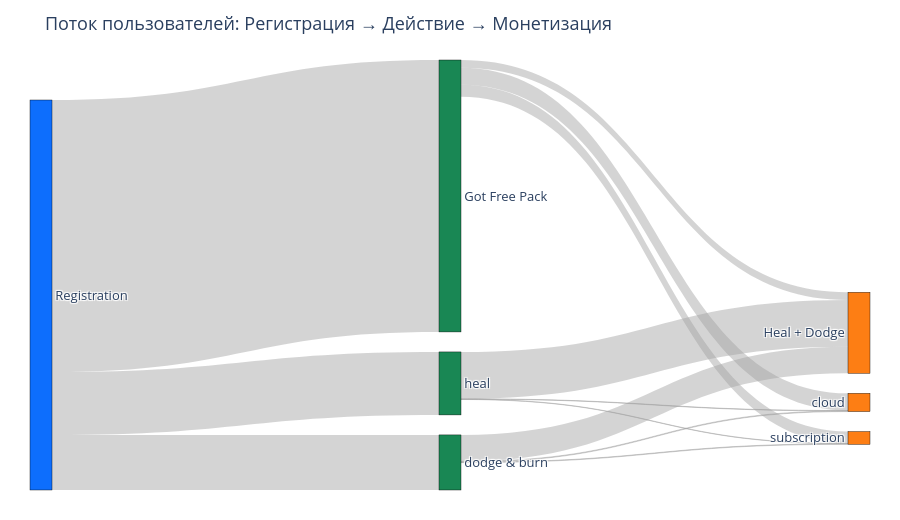

Notebook cell for this chart:
### Code cell
# Sankey
fig = go.Figure(data=[go.Sankey(
    arrangement="snap",  # стабилизирует колонки
    node=dict(
        pad=20,
        thickness=22,
        line=dict(color="black", width=0.4),
        label=all_nodes,
        color=node_colors
    ),
    link=dict(
        source=df['source_id'],
        target=df['target_id'],
        value=df['value'],
        color="rgba(160,160,160,0.45)"
    )
)])

# Layout
fig.update_layout(
    title_text="Поток пользователей: Регистрация → Действие → Монетизация",
    font_size=13,
    height=520,
    margin=dict(l=30, r=30, t=60, b=30)
)


# Проверка на наличие данных для графа
if df.empty or 'source_id' not in df.columns or df['source_id'].empty:
    print("Внимание! Данные для графика отсутствуют после фильтрации.")
else:
    fig.show()

### Figure 1 — Plotly figure (JSON) as saved in the notebook; plotly's stock layout.template omitted (floating-point values rounded to 4 significant figures)
{"data": [{"arrangement": "snap", "link": {"color": "rgba(160,160,160,0.45)", "source": [0, 0, 0, 2, 3, 1, 1, 1, 3, 3, 2, 2], "target": [1, 2, 3, 4, 4, 5, 6, 4, 5, 6, 5, 6], "value": [79784, 18479, 16160, 13754, 7783, 5047, 3511, 2238, 196, 155, 108, 85]}, "node": {"color": ["#0d6efd", "#198754", "#198754", "#198754", "#fd7e14", "#fd7e14", "#fd7e14"], "label": ["Registration", "Got Free Pack", "heal", "dodge & burn", "Heal + Dodge", "cloud", "subscription"], "line": {"color": "black", "width": 0.4}, "pad": 20, "thickness": 22}, "type": "sankey"}], "layout": {"font": {"size": 13}, "height": 520, "margin": {"b": 30, "l": 30, "r": 30, "t": 60}, "title": {"text": "Поток пользователей: Регистрация → Действие → Монетизация"}}}
